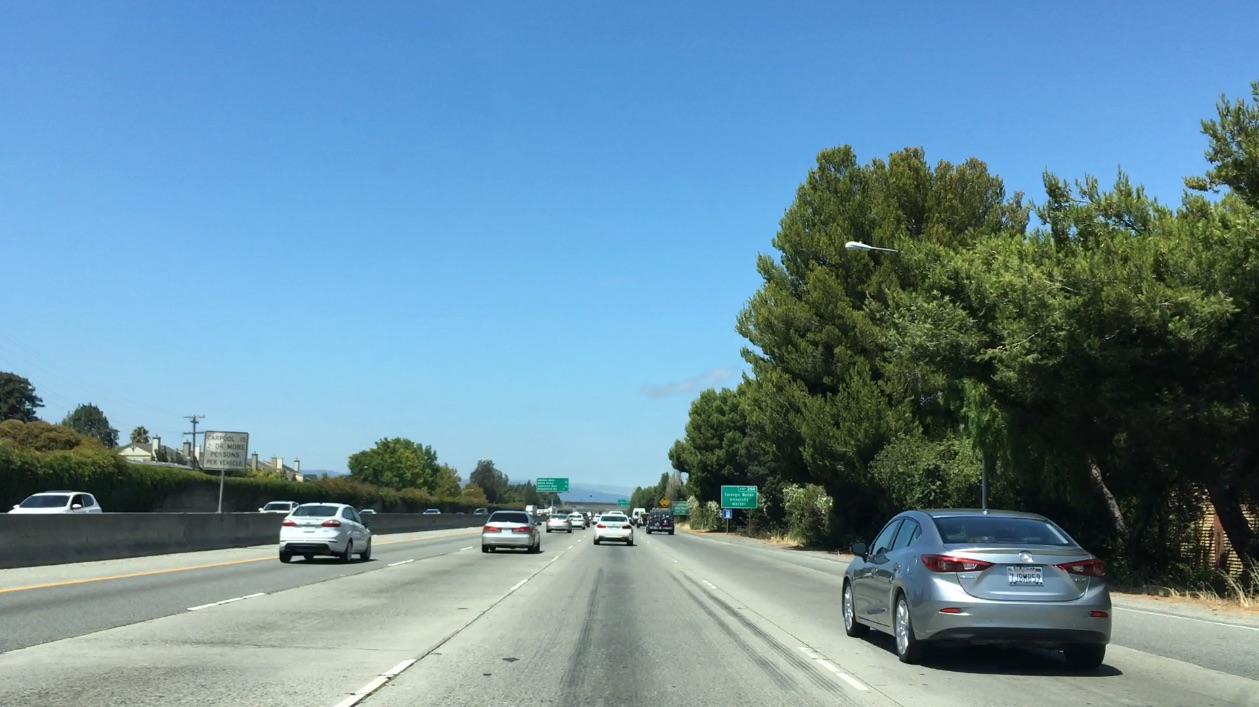
#> input picture assets/bbox-example-image.jpg, 1259 x 707 px; the run also reads 1 picture not shown here
$ jupyter execute --allow-errors object_detection.ipynb   (shell and % lines are left out)
#> lines starting #> are read from the running program, lines starting #| are printed output that depends on the picture; after the words box and inside, x2 and y2 are one past the last pixel; in counts of white or black regions, pixels touching at a corner belong together
# Object Detection

Here, I will show how to detect vehicles using `OpenCV`

[cell 1]
import cv2
import matplotlib.pyplot as plt
import numpy as np
import matplotlib
import warnings
import glob

[cell 2]
def plot_image(image, **kwargs):
    shape = image.shape
    assert len(shape) in [2, 3], "Wrong shape: {}".format(shape)

    if len(shape) == 2:
        H, W = shape
        C = 1
    elif len(shape) == 3:
        H, W, C = shape

    plt.figure(figsize=(10, 5))

    if C == 1:
        if "cmap" not in kwargs:
            plt.imshow(image, cmap="gray", **kwargs)
        else:
            plt.imshow(image, **kwargs)
    else:
        plt.imshow(image, **kwargs)

## Manual Detection

[cell 3]
image = cv2.imread("./assets/bbox-example-image.jpg")
#> image is the input picture: shape (707, 1259, 3); mean B, G, R 158.4, 141, 104.8
image = cv2.cvtColor(image, cv2.COLOR_BGR2RGB)

plot_image(image)

[cell 4]
def draw_boxes(image, bboxes, color=(0, 0, 255), thickness=6, **kwargs):
    """Returns an image with bounding boxes drawn

    Parameters
    ----------
    image : 3-D array, shape (H, W, C)
    bboxes : list

        We need two points to draw a single bounding box

        [(point_A, point_B), (point_A, point_B), ...]
        where point_A = (x, y) tuple

    color : tuple (R, G, B)
    thickness : int

    Returns
    ----------
    image : 3-D array, same shape as image
    """
#> called with color = (0, 0, 255), thickness = 6

    image = np.copy(image)

    for point_A, point_B in bboxes:
        image = cv2.rectangle(image, point_A, point_B, color, thickness=thickness, **kwargs)

    return image

[cell 5]
bboxes = [((830, 500), (1120, 680)),
          ((270, 560), (380, 500))]
new_image = draw_boxes(image, bboxes)

plot_image(new_image)

## Template Matching
- `cv2.matchTemplate`
- `cv2.minMaxLoc`

[cell 6]
import glob
import matplotlib.image as mpimg

image = mpimg.imread('./assets/bbox-example-image.jpg')
templist = glob.glob("./assets/cutouts/cutout*.jpg")

# template plot
plt.figure(figsize=(15, 5))
for idx, temp_path in enumerate(templist):
    plt.subplot(2, 3, idx + 1)
    temp_image = mpimg.imread(temp_path)
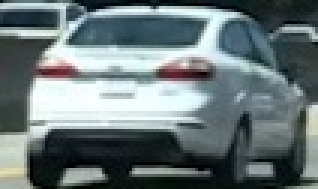
#> input picture assets/cutouts/cutout1.jpg, 106 x 63 px (shown 3 times larger)
#> temp_image is the input picture: shape (63, 106, 3); mean R, G, B 105.4, 118.5, 120.3
    plt.imshow(temp_image)
    plt.axis("off")
plt.tight_layout()
plt.show();

[cell 7]
def find_template_matches(image, templates, method=cv2.TM_SQDIFF_NORMED):
    """Returns bbox location

    Parameters
    ----------
    image : 3-D array (H, W, C)
    templates : list
        Each element is a string path to an image

    Returns
    ----------
    bbox : list
        [(left_top, bottom_right), ...]
        left_top = (x, y)

    See also
    ----------
    .. [1] http://opencv-python-tutroals.readthedocs.io/en/latest/py_tutorials/py_imgproc/py_template_matching/py_template_matching.html
    """
#> called with method = 5

    bbox = []

    for template in templates:
        temp_img = mpimg.imread(template)
        H, W, C = temp_img.shape

        res = cv2.matchTemplate(image, temp_img, method)
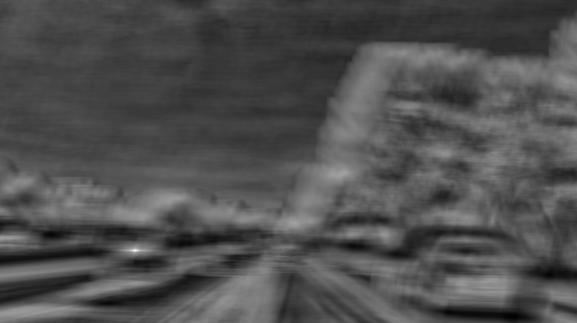
#> res: shape (645, 1154) float32 (shown at 1/2 size); min -0.485, max 0.954, mean -0.036; drawn with min black and max white
        min_val, max_val, min_loc, max_loc = cv2.minMaxLoc(res)
#> min_val = -0.485; max_val = 0.954; min_loc = (1025, 633); max_loc = (270, 500)

        if method in [cv2.TM_SQDIFF, cv2.TM_SQDIFF_NORMED]:
            top_left = min_loc
        else:
            top_left = max_loc
#> top_left = (270, 500)

        bottom_right = (top_left[0] + W, top_left[1] + H)
#> bottom_right = (376, 563)

        bbox.append((top_left, bottom_right))

    return bbox

[cell 8]
bboxes = find_template_matches(image, templist, cv2.TM_CCOEFF_NORMED)
#> bboxes = [((270, 500), (376, 563)), ((479, 508), (541, 554)), ((591, 512), (637, 546))]
new_image = draw_boxes(image, bboxes)
#> the loop in draw_boxes (call 2), `for point_A, point_B in bboxes:` made 3 passes
#> (point_A, point_B) on passes 1 to 3: ((270, 500), (376, 563)), ((479, 508), (541, 554)), ((591, 512), (637, 546))
#> pass 1, in draw_boxes (call 2), `image = cv2.rectangle(image, point_A, point_B, color, thickness=thickn..`:
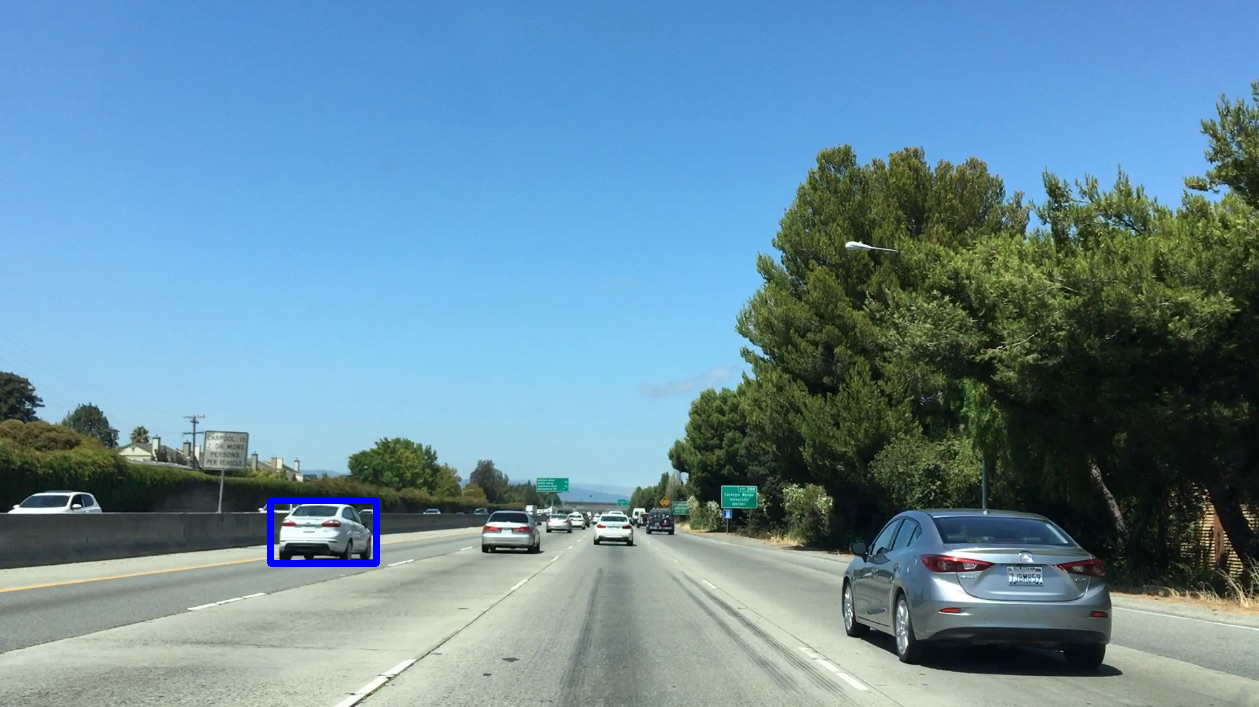
#> image: shape (707, 1259, 3); mean R, G, B 104.6, 140.7, 158.9
#> pass 2, in draw_boxes (call 2), `image = cv2.rectangle(image, point_A, point_B, color, thickness=thickn..`:
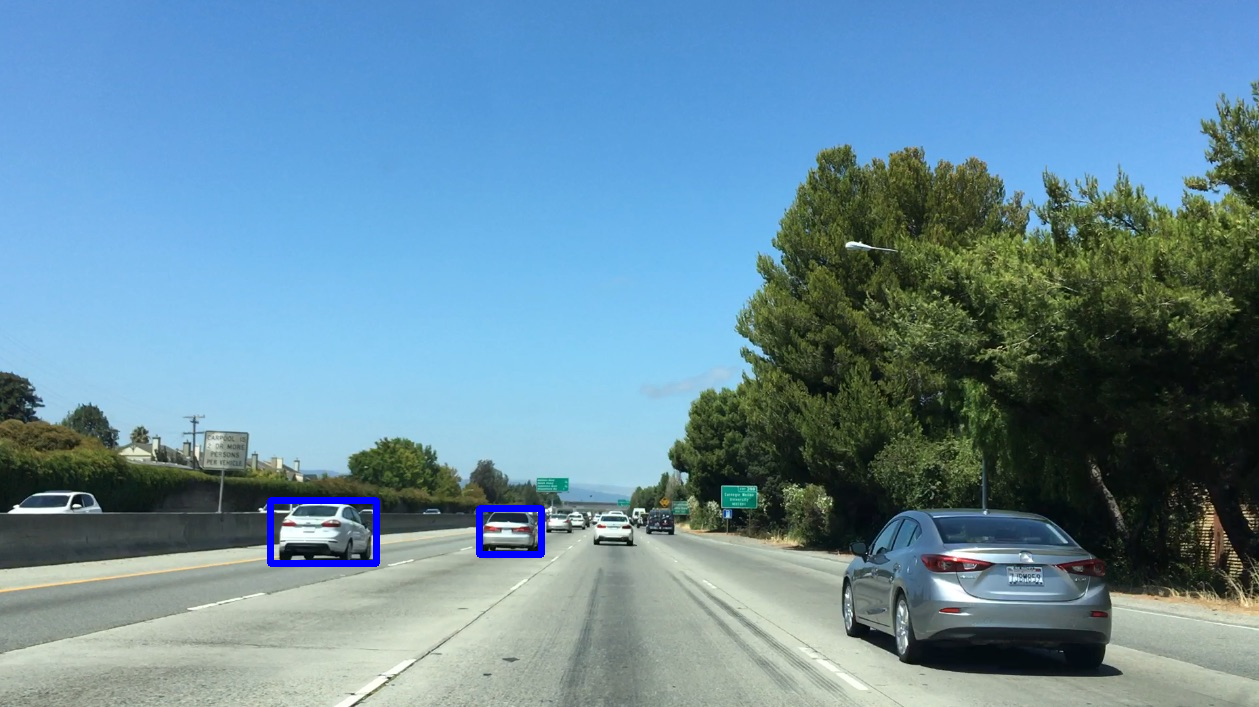
#> image: shape (707, 1259, 3); 0.17% of pixels changed, all inside (x1, y1, x2, y2) = (476, 505, 545, 558)
#> pass 3, in draw_boxes (call 2), `image = cv2.rectangle(image, point_A, point_B, color, thickness=thickn..`:
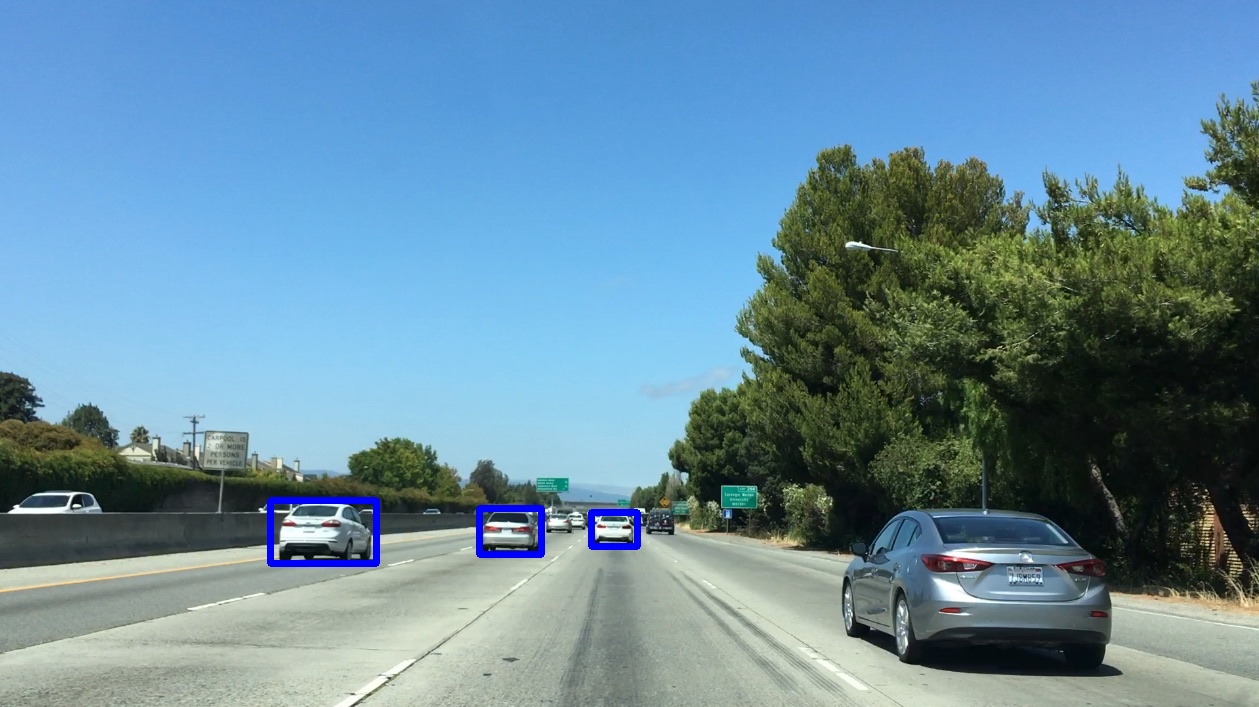
#> image: shape (707, 1259, 3); 0.12% of pixels changed, all inside (x1, y1, x2, y2) = (588, 509, 641, 550)
plot_image(new_image)

## Detection using Histogram

[cell 9]
image = mpimg.imread("./assets/cutouts/cutout1.jpg")
plot_image(image)

[cell 10]
def RGB_hist(image, n_bins=32, bin_range=(0, 256)):
    """Returns a RGB histogram"""
#> called with n_bins = 32, bin_range = (0, 256)

    R_hist = np.histogram(image[..., 0], bins=n_bins, range=bin_range)
    G_hist = np.histogram(image[..., 1], bins=n_bins, range=bin_range)
    B_hist = np.histogram(image[..., 2], bins=n_bins, range=bin_range)

    bin_centers = R_hist[1]
#> bin_centers = 33 values from 0 to 256
    bin_centers = (bin_centers[1:] + bin_centers[:-1]) / 2
#> bin_centers = 32 values from 4 to 252

    return R_hist[0], G_hist[0], B_hist[0], bin_centers

[cell 11]
R_hist, G_hist, B_hist, bin_centers = RGB_hist(image)
#> R_hist = 32 values, max 448 at index 1, min 49 at index 31, mean 208.7; G_hist = 32 values, max 591 at index 31, min 84 at index 20, mean 208.7; B_hist = 32 values, max 634 at index 31, min 98 at index 22, mean 208.7; bin_centers = 32 values from 4 to 252

def plot_tmp(idx, center, hist, title=None):
    plt.subplot(1, 3, idx)
    plt.bar(center, hist)
    if title:
        plt.title(title, fontsize=20)

plt.figure(figsize=(50, 10))
plot_tmp(1, bin_centers, R_hist, "R")
plot_tmp(2, bin_centers, G_hist, "G")
plot_tmp(3, bin_centers, B_hist, "B")
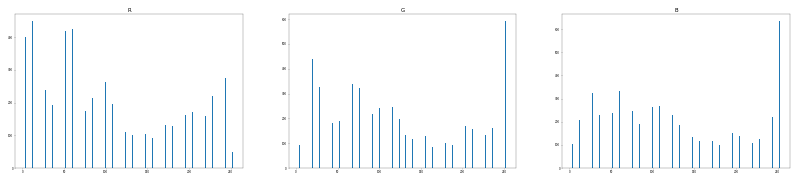
#> figure drawn by matplotlib, 3 panels; panel 1: tallest bar 448 high, from x = 11.6 to 12.4; panel 2: tallest bar 591 high, from x = 251.6 to 252.4; panel 3: tallest bar 634 high, from x = 251.6 to 252.4

[cell 12]
from mpl_toolkits.mplot3d import Axes3D

def plot_3D(image):
    fig = plt.figure()
    ax = Axes3D(fig)

    ax.set_xlim(0, 256)
    ax.set_ylim(0, 256)
    ax.set_zlim(0, 256)

    R = image[..., 0].ravel()
#> R = 6678 values, max 255 at index 2137, min 0 at index 25, mean 105.4
    G = image[..., 1].ravel()
#> G = 6678 values, max 255 at index 363, min 0 at index 2611, mean 118.5
    B = image[..., 2].ravel()
#> B = 6678 values, max 255 at index 360, min 0 at index 5779, mean 120.3

    ax.scatter(R, G, B,
               edgecolors='none',
               c=image.reshape((-1, 3)) / 255)


plot_3D(image)

## HOG

[cell 13]
from skimage.feature import hog

[cell 14]
def get_hog_features(img, orient, pix_per_cell, cell_per_block, vis=False, feature_vec=True):
    """Returns a HOG features and image

    Parameters
    ----------
    img : (H, W) 2-D array
    orient : int
        Number of orientation bins

    pix_per_cell : tuple (int, int)
        Size of a cell (in pixel)

    cell_per_block : tuple (int, int)
        Number of cells in each block

    Returns
    ----------
    features : (D, ) 1-D array
    hog_image : (H, W) 2-D array
    """
#> called with orient = 3, pix_per_cell = (8, 8), cell_per_block = (2, 2), vis = True, feature_vec = True
    if vis == True:
        # Use skimage.hog() to get both features and a visualization
        features, hog_image = hog(img,
                                  orient,
                                  pix_per_cell,
                                  cell_per_block,
                                  block_norm='L2-Hys', # Block-normalization method
                                  transform_sqrt=True, # Power-Law Compression
                                  visualise=vis,
                                  feature_vector=feature_vec)
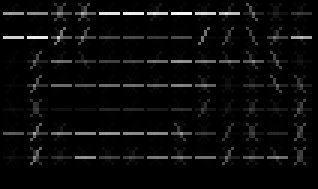
#> hog_image: shape (63, 106) float64 (shown 3 times larger); min 0, max 4.88, mean 0.204; drawn with min black and max white
#> features = 864 values, max 0.605 at index 457, min 0 at index 77, mean 0.229
        return features, hog_image
    else:
        # Use skimage.hog() to get features only
        features = hog(img,
                       orient,
                       pix_per_cell,
                       cell_per_block,
                       block_norm='L2-Hys',
                       transform_sqrt=True,
                       visualise=vis,
                       feature_vector=feature_vec)
        return features

[cell 15]
BW_image = cv2.cvtColor(image, cv2.COLOR_RGB2GRAY)
features, HOG_image = get_hog_features(BW_image, 3, (8, 8), (2, 2), vis=True)
#> (the rest of the program and of its run is left out)
